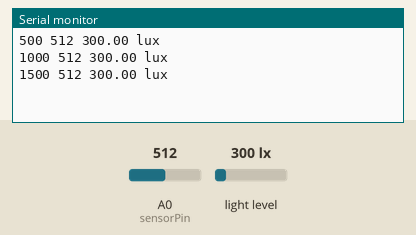
This sketch was run on a simulated Arduino Uno, built with avr-gcc and run on an emulated ATmega328P. Parts: the last lines printed to the serial monitor. The test bench sets the inputs (shaded band); at power-on: light level 300 lx, A0 (sensorPin) = 512.

Above: at 1.8 s.
1.9 s: light level set to 40 lx
At 2.31 s:
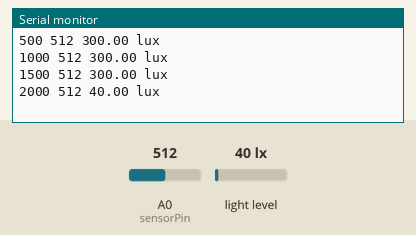
3.4 s: A0 (sensorPin) set to 716
At 3.9 s:
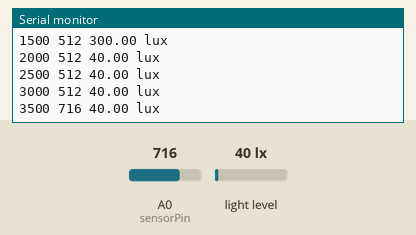
4.9 s: light level set to 500 lx
At 5.3 s:
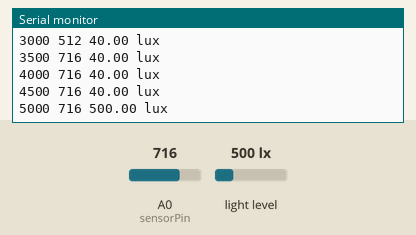
6.4 s: A0 (sensorPin) set to 900
At 6.81 s:
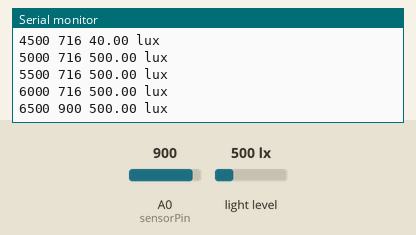
Timing chart, 0 to 8.9 s (numbered marks = the images above; inputs shaded):
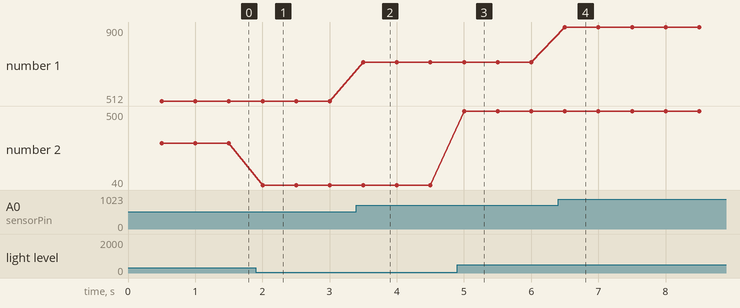

The sketch:

LightBH1750AndPressureSensor.ino
```cpp
#include <Wire.h>
#include <BH1750.h>

BH1750 lightMeter;
int sensorPin = A0;
int signal;

unsigned long previousMillis = 0;
const unsigned long interval = 500;

void setup() {
  Serial.begin(9600);
  Wire.begin();
  lightMeter.begin();
}

void loop() {
  unsigned long currentMillis = millis();


  if (currentMillis - previousMillis >= interval) {
    previousMillis = currentMillis;


    signal = analogRead(sensorPin);


    float lux = lightMeter.readLightLevel();

    Serial.print(currentMillis);
    Serial.print(" ");
    Serial.print(signal);
    Serial.print(" ");
    Serial.print(lux);
    Serial.println(" lux");
  }
}
```

Measured:
- after the input at 1.9 s, the serial monitor: prints a new line after 0.10 s (image 1)
- after the input at 3.4 s, the serial monitor: prints a new line after 0.10 s (image 2)
- after the input at 4.9 s, the serial monitor: prints a new line after 0.10 s (image 3)
- after the input at 6.4 s, the serial monitor: prints a new line after 0.10 s (image 4)
- plotted number 1: 512 → 716 after the input at 3.4 s, 716 → 900 after the input at 6.4 s
- plotted number 2: 300 → 40 after the input at 1.9 s, 40 → 500 after the input at 4.9 s
